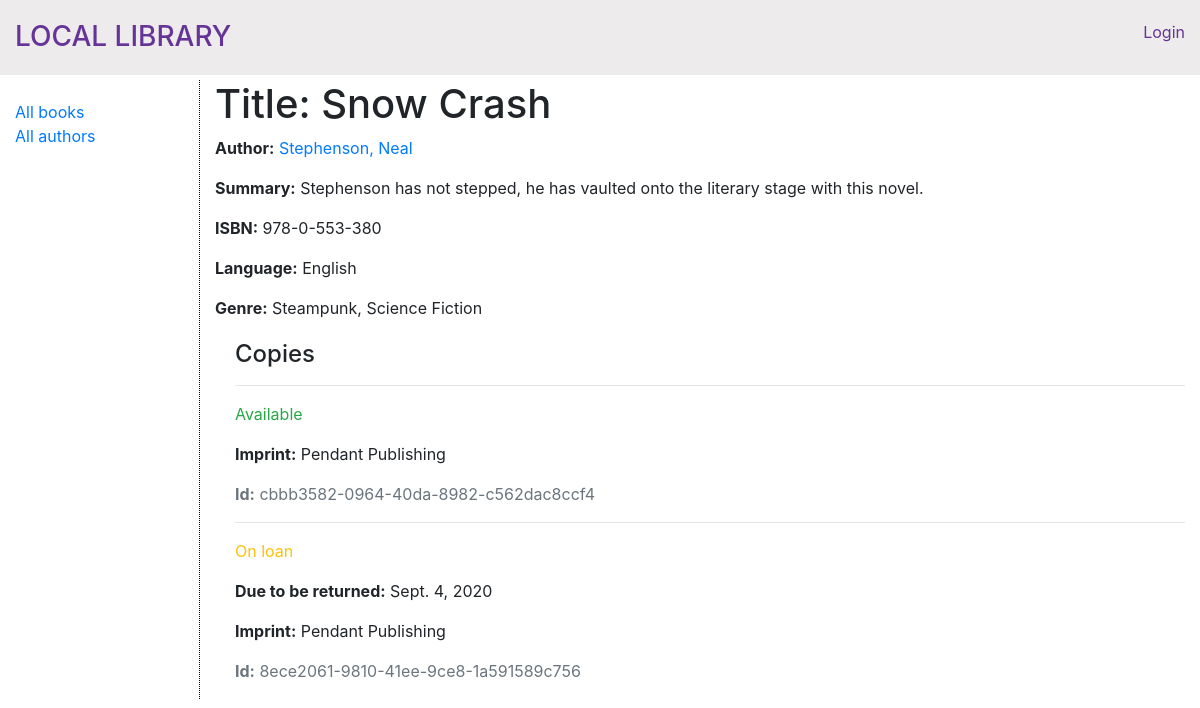
/catalog/book/1, run on the app's committed database.
### catalog/models.py (models this page shows, shortened)
class Book(models.Model):
    title = models.CharField(max_length=200)
    author = models.ForeignKey('Author', on_delete=models.SET_NULL, null=True)
    summary = models.TextField(max_length=1000, help_text='Enter a brief description of the book')
    isbn = models.CharField('ISBN', max_length=13, help_text='13 Character <a href="https://www.isbn-international.org/content/what-isbn">ISBN number</a>')
    genre = models.ManyToManyField(Genre, help_text='Select a genre for this book')
    language = models.ForeignKey(Language, on_delete=models.SET_NULL, null=True)
    class Meta():
        ordering = ['title']
    def display_genre(self):
        """Create a string for the Genre. This is required to display genre in Admin."""
        return ', '.join(genre.name for genre in self.genre.all()[:3])
    display_genre.short_description = 'Genre'
    '''
    def display_language(self):
        """Create a string for the Language. This is required to display language in Admin."""
        return self.language.name

    display_language.short_description = 'Language'
    '''

class Author(models.Model):
    first_name = models.CharField(max_length=100)
    last_name = models.CharField(max_length=100)
    date_of_birth = models.DateField(null=True, blank=True)
    date_of_death = models.DateField('Died', null=True, blank=True)
    class Meta:
        ordering = ['last_name', 'first_name']
    def get_absolute_url(self):
        return reverse('author-detail', args=[str(self.id)])
    def __str__(self):
        return f'{self.last_name}, {self.first_name}'

class Language(models.Model):
    name = models.CharField(max_length=200,
                            help_text="Enter the book's natural language (e.g. English, French, Japanese etc.)")
    def __str__(self):
        return self.name

class Genre(models.Model):
    name = models.CharField(max_length=200, help_text='Enter a book genre (e.g. Science Fiction)')
    summary = models.TextField(max_length=1000, help_text='Summarize the genre.', null=True, blank=True)
    def __str__(self):
        return self.name

class BookInstance(models.Model):
    id = models.UUIDField(primary_key=True, default=uuid.uuid4, help_text='Unique ID for this particular book across whole library')
    book = models.ForeignKey('Book', on_delete=models.SET_NULL, null=True)
    imprint = models.CharField(max_length=200)
    due_back = models.DateField(null=True, blank=True)
    borrower = models.ForeignKey(User, on_delete=models.SET_NULL, null=True, blank=True)
    LOAN_STATUS = (
        ('m', 'Maintenance'),
        ('o', 'On loan'),
        ('a', 'Available'),
        ('r', 'Reserved'),
    )
    status = models.CharField(
        max_length=1,
        choices=LOAN_STATUS,
        blank=True,
        default='m',
        help_text='Book availability',
    )
    class Meta:
        ordering = ['due_back']
        permissions = (("can_mark_returned", "Set book as returned"),)

### catalog/views.py (the view)
# urls.py: path('book/<int:pk>', views.BookDetailView.as_view(), name='book-detail'),
class BookDetailView(generic.DetailView):
    model = Book

### catalog/templates/catalog/book_detail.html
{% extends "base_generic.html" %}
{% block content %}
  <h1>Title: {{ book.title }}</h1>
  <p><strong>Author:</strong> <a href="{{ book.author.get_absolute_url }}">{{ book.author }}</a></p>
  <p><strong>Summary:</strong> {{ book.summary }}</p>
  <p><strong>ISBN:</strong> {{ book.isbn }}</p>
  <p><strong>Language:</strong> {{ book.language }}</p>
  <p><strong>Genre:</strong> {{ book.genre.all|join:", " }}</p>
  <div style="margin-left:20px;margin-top:20px">
    <h4>Copies</h4>
    {% for copy in book.bookinstance_set.all %}
      <hr>
      <p class="{% if copy.status == 'a' %}text-success{% elif copy.status == 'm' %}text-danger{% else %}text-warning{% endif %}">
        {{ copy.get_status_display }}
      </p>
      {% if copy.status != 'a' %}
        <p><strong>Due to be returned:</strong> {{ copy.due_back }}</p>
      {% endif %}
      <p><strong>Imprint:</strong> {{ copy.imprint }}</p>
      <p class="text-muted"><strong>Id:</strong> {{ copy.id }}</p>
    {% endfor %}
  </div>
{% endblock %}

### data on the page
Book: title "Snow Crash", author "Stephenson, Neal", summary "Stephenson has not stepped, he has vaulted onto the literary stage with this novel.", isbn "978-0-553-380", language "English", genre.all "Steampunk, Science Fiction"
BookInstance: status "Available", imprint "Pendant Publishing", id "cbbb3582-0964-40da-8982-c562dac8ccf4"
BookInstance: status "On loan", due_back "Sept. 4, 2020", imprint "Pendant Publishing", id "8ece2061-9810-41ee-9ce8-1a591589c756"
